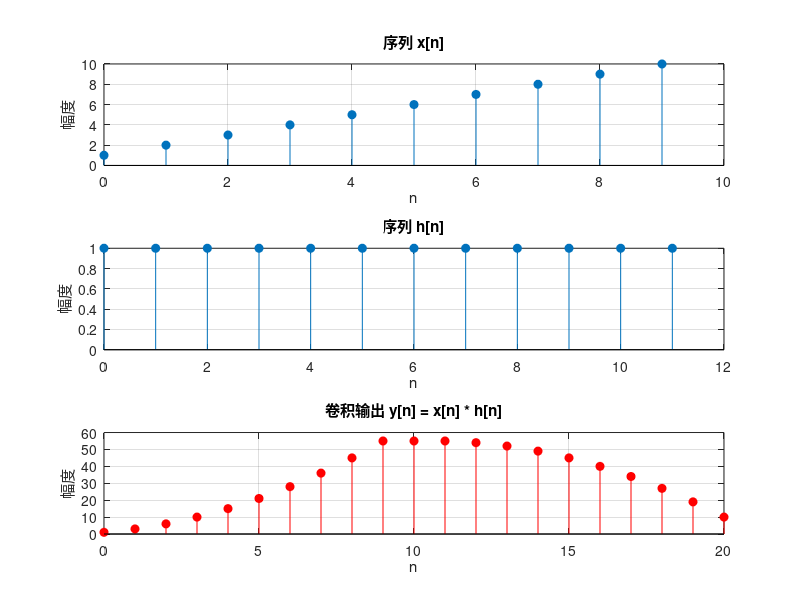

Write MATLAB code to recreate this figure.

clear; clc; close all;


x = 1:10;      
nx = 0:length(x)-1; 

h = [1,1,1,1,1,1,1,1,1,1,1,1];        
nh = 0:length(h)-1; 


y = conv(x, h);
ny = (nx(1)+nh(1)) : (nx(end)+nh(end));


subplot(3,1,1);
stem(nx, x, 'filled');
title('序列 x[n]');
xlabel('n'); ylabel('幅度'); grid on;

subplot(3,1,2);
stem(nh, h, 'filled');
title('序列 h[n]');
xlabel('n'); ylabel('幅度'); grid on;

subplot(3,1,3);
stem(ny, y, 'filled','r');
title('卷积输出 y[n] = x[n] * h[n]');
xlabel('n'); ylabel('幅度'); grid on;


disp('x[n]：'); disp(x);
disp('h[n]：'); disp(h);
disp('卷积y[n]：'); disp(y);
